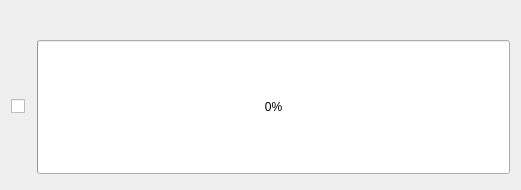
<?xml version="1.0" encoding="UTF-8"?>
<ui version="4.0">
 <class>Form_progress</class>
 <widget class="QWidget" name="Form_progress">
  <property name="geometry">
   <rect>
    <x>0</x>
    <y>0</y>
    <width>521</width>
    <height>190</height>
   </rect>
  </property>
  <property name="windowTitle">
   <string>Form</string>
  </property>
  <layout class="QGridLayout" name="gridLayout">
   <item row="0" column="0">
    <spacer name="verticalSpacer_4">
     <property name="orientation">
      <enum>Qt::Vertical</enum>
     </property>
     <property name="sizeType">
      <enum>QSizePolicy::Fixed</enum>
     </property>
     <property name="sizeHint" stdset="0">
      <size>
       <width>20</width>
       <height>20</height>
      </size>
     </property>
    </spacer>
   </item>
   <item row="0" column="1">
    <spacer name="horizontalSpacer_3">
     <property name="orientation">
      <enum>Qt::Horizontal</enum>
     </property>
     <property name="sizeType">
      <enum>QSizePolicy::Fixed</enum>
     </property>
     <property name="sizeHint" stdset="0">
      <size>
       <width>30</width>
       <height>20</height>
      </size>
     </property>
    </spacer>
   </item>
   <item row="0" column="2">
    <widget class="QLabel" name="label_title">
     <property name="text">
      <string/>
     </property>
    </widget>
   </item>
   <item row="0" column="4">
    <spacer name="horizontalSpacer_2">
     <property name="orientation">
      <enum>Qt::Horizontal</enum>
     </property>
     <property name="sizeType">
      <enum>QSizePolicy::Fixed</enum>
     </property>
     <property name="sizeHint" stdset="0">
      <size>
       <width>30</width>
       <height>20</height>
      </size>
     </property>
    </spacer>
   </item>
   <item row="0" column="5">
    <spacer name="verticalSpacer_2">
     <property name="orientation">
      <enum>Qt::Vertical</enum>
     </property>
     <property name="sizeHint" stdset="0">
      <size>
       <width>20</width>
       <height>23</height>
      </size>
     </property>
    </spacer>
   </item>
   <item row="1" column="0">
    <widget class="QCheckBox" name="checkBox">
     <property name="sizePolicy">
      <sizepolicy hsizetype="Fixed" vsizetype="Fixed">
       <horstretch>0</horstretch>
       <verstretch>0</verstretch>
      </sizepolicy>
     </property>
     <property name="text">
      <string/>
     </property>
    </widget>
   </item>
   <item row="2" column="0">
    <spacer name="verticalSpacer">
     <property name="orientation">
      <enum>Qt::Vertical</enum>
     </property>
     <property name="sizeType">
      <enum>QSizePolicy::Fixed</enum>
     </property>
     <property name="sizeHint" stdset="0">
      <size>
       <width>20</width>
       <height>5</height>
      </size>
     </property>
    </spacer>
   </item>
   <item row="2" column="1">
    <spacer name="horizontalSpacer_4">
     <property name="orientation">
      <enum>Qt::Horizontal</enum>
     </property>
     <property name="sizeType">
      <enum>QSizePolicy::Fixed</enum>
     </property>
     <property name="sizeHint" stdset="0">
      <size>
       <width>30</width>
       <height>5</height>
      </size>
     </property>
    </spacer>
   </item>
   <item row="2" column="4">
    <spacer name="horizontalSpacer_6">
     <property name="orientation">
      <enum>Qt::Horizontal</enum>
     </property>
     <property name="sizeType">
      <enum>QSizePolicy::Fixed</enum>
     </property>
     <property name="sizeHint" stdset="0">
      <size>
       <width>30</width>
       <height>5</height>
      </size>
     </property>
    </spacer>
   </item>
   <item row="2" column="5">
    <spacer name="verticalSpacer_3">
     <property name="orientation">
      <enum>Qt::Vertical</enum>
     </property>
     <property name="sizeType">
      <enum>QSizePolicy::Fixed</enum>
     </property>
     <property name="sizeHint" stdset="0">
      <size>
       <width>20</width>
       <height>5</height>
      </size>
     </property>
    </spacer>
   </item>
   <item row="1" column="1" colspan="5">
    <widget class="QProgressBar" name="progressBar">
     <property name="sizePolicy">
      <sizepolicy hsizetype="Preferred" vsizetype="Expanding">
       <horstretch>0</horstretch>
       <verstretch>6</verstretch>
      </sizepolicy>
     </property>
     <property name="value">
      <number>0</number>
     </property>
    </widget>
   </item>
   <item row="0" column="3">
    <widget class="QLabel" name="label_vip">
     <property name="sizePolicy">
      <sizepolicy hsizetype="Fixed" vsizetype="Fixed">
       <horstretch>0</horstretch>
       <verstretch>0</verstretch>
      </sizepolicy>
     </property>
     <property name="text">
      <string/>
     </property>
    </widget>
   </item>
   <item row="2" column="2" colspan="2">
    <spacer name="horizontalSpacer_5">
     <property name="orientation">
      <enum>Qt::Horizontal</enum>
     </property>
     <property name="sizeHint" stdset="0">
      <size>
       <width>509</width>
       <height>5</height>
      </size>
     </property>
    </spacer>
   </item>
  </layout>
 </widget>
 <resources/>
 <connections/>
</ui>
